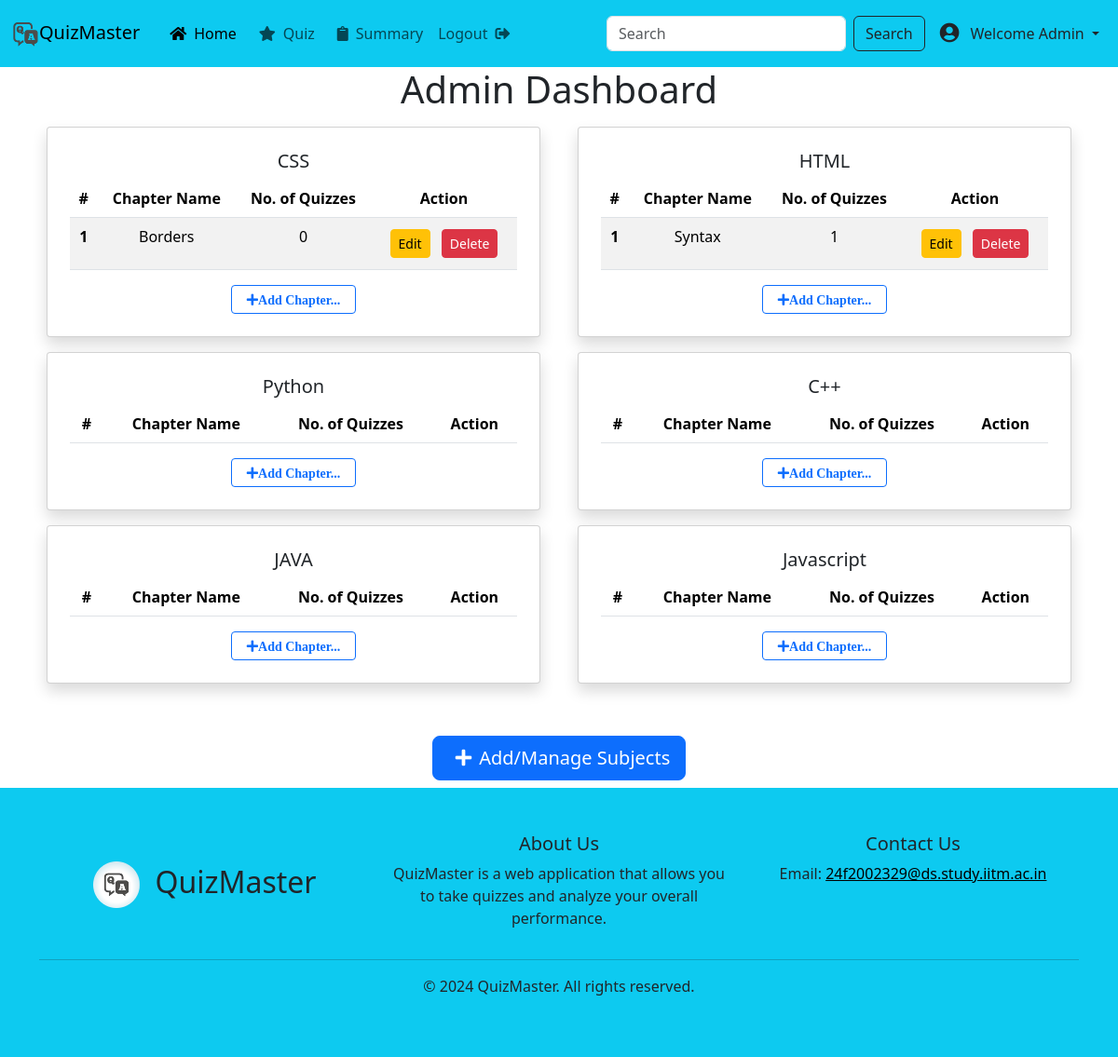
Screenshot of /admin/dashboard (signed in) with the database file from the repository.
### app/models/models.py (models this page shows)
class Subject(db.Model):
    id = db.Column(db.Integer, primary_key=True)
    name = db.Column(db.String(100), nullable=False)
    desc = db.Column(db.String(200), nullable=True)
    chapters = db.relationship('Chapter', backref='subject', lazy=True)

class Chapter(db.Model):
    id = db.Column(db.Integer, primary_key=True)
    name = db.Column(db.String(100), nullable=False)
    subject_id = db.Column(db.Integer, db.ForeignKey('subject.id'), nullable=False)
    quizzes = db.relationship('Quiz', backref='chapter', lazy=True)

### app/routes/admin.py (the view)
@admin_blueprint.route('/dashboard', methods=['GET'])
def dashboard():
    if session.get('role') != 'admin':
        flash("Unauthorized", 'error')
        session.clear()
        return redirect(url_for('admin.login'))
    subjects = Subject.query.all()
    return render_template('admin/admin_dashboard.html', subjects=subjects)

### app/templates/admin/admin_dashboard.html
{% extends "base.html" %}
{% block content %}
<section class="vh-90 content">
    <div class="container text-center">
        <div class="row">
            <h1>Admin Dashboard</h1>
            {% for subject in subjects %}
            <div class="col-md-6">
                <div class="card mx-2 my-2 px-2 py-2 shadow ">
                    <div class="card-body">
                        <h5 class="card-title">{{ subject.name }}</h5>
                        <table class="table table-striped">
                            <thead>
                                <tr>
                                    <th scope="col">#</th>
                                    <th scope="col">Chapter Name</th>
                                    <th scope="col">No. of Quizzes</th>
                                    <th scope="col">Action</th>
                                </tr>
                            </thead>
                            <tbody>
                                {% for chapter in subject.chapters %}
                                <tr>
                                    <th scope="row">{{ loop.index }}</th>
                                    <td>{{ chapter.name }}</td>
                                    <td>{{ chapter.quizzes|length }}</td>
                                    <td>
                                        <a class="btn btn-warning btn-sm mx-1 my-1" href="{{ url_for('admin.edit_chapter', chapter_id=chapter.id) }}">Edit</a>
                                        <a class="btn btn-danger btn-sm mx-1 my-1" href="{{ url_for('admin.delete_chapter', chapter_id=chapter.id) }}">Delete</a>
                                    </td>
                                </tr>
                                {% endfor %}
                            </tbody>
                        </table>
                        <a href="{{ url_for('admin.add_chapter', subject_id=subject.id) }}" class="btn btn-outline-primary btn-sm"><i class="fas fa-plus px-2">Add Chapter...</i></a>
                    </div>
                </div>
            </div>
            {% endfor %}
        </div>
    </div>
    <div class="container text-center">
            <a href="{{ url_for('admin.add_subject') }}" class="btn btn-primary add-subject-btn btn-lg mb-2 mt-5"><i class="fas fa-plus px-2"></i>Add/Manage Subjects</a>
    </div>
</section>
{% endblock %}

### app/static/css/style.css (style rules this page uses)
body, html { height: 90vh; }
.content { min-height: 80vh; }
.card { border-radius: 4px; background: #fff; box-shadow: 0 6px 10px rgba(0,0,0,.08), 0 0 6px rgba(0,0,0,.05); transition: .3s transform cubic-bezier(.155,1.105,.295,1.12),.3s box-shadow,.3s -webkit-transform cubic-bezier(.155,1.105,.295,1.12); padding: 14px 80px 18px 36px; cursor: pointer; }

### rows the page displays
Subject: name "CSS"
Chapter: name "Borders", quizzes|length "0"
Subject: name "HTML"
Chapter: name "Syntax", quizzes|length "1"
Subject: name "Python"
Subject: name "C++"
Subject: name "JAVA"
Subject: name "Javascript"
